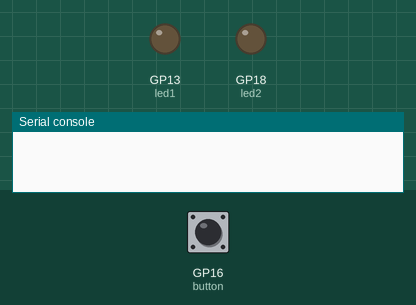
Bench run of a program on a simulated Raspberry Pi Pico running CircuitPython. Shown: output pins drawn as LEDs (lit = HIGH), the last lines printed to the serial console. Dashed ring = blinking. Inputs (shaded band) come from the test bench; at power-on: GP16 (button) HIGH.

Above: at 1.2 s.
1.3 s: GP16 (button) pulled LOW for 0.15 s
At 2.7 s:
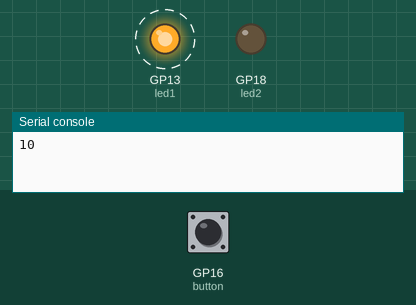
At 13.5 s:
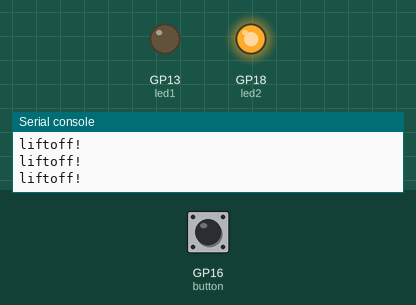
Timing chart, 0 to 13.8 s (numbered marks = the images above; inputs shaded):
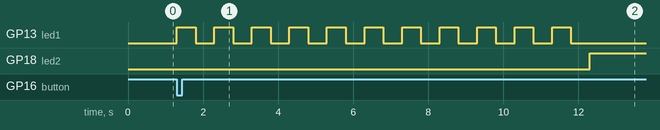

The program:

LED_blink.py
```python
import time
import board
import digitalio

led1 = digitalio.DigitalInOut(board.GP13)
led1.direction = digitalio.Direction.OUTPUT
led2 = digitalio.DigitalInOut(board.GP18)
led2.direction = digitalio.Direction.OUTPUT
button = digitalio.DigitalInOut(board.GP16)
button.direction = digitalio.Direction.INPUT
button.pull = digitalio.Pull.UP

while True:
     if button.value == False:
          for x in reversed(range(11)):
               led1.value = True
               time.sleep(0.5)
               print(x)
               led1.value = False
               time.sleep(0.5)
          while True:
               print("liftoff!")
               led2.value = True
               time.sleep(0.5)
```

Measured:
- after the input at 1.3 s, GP13 (led1): alternates HIGH for 0.50 s and LOW for 0.50 s, 22 changes in all, then stays LOW, starting at once; GP18 (led2): LOW → HIGH after 11.0 s
